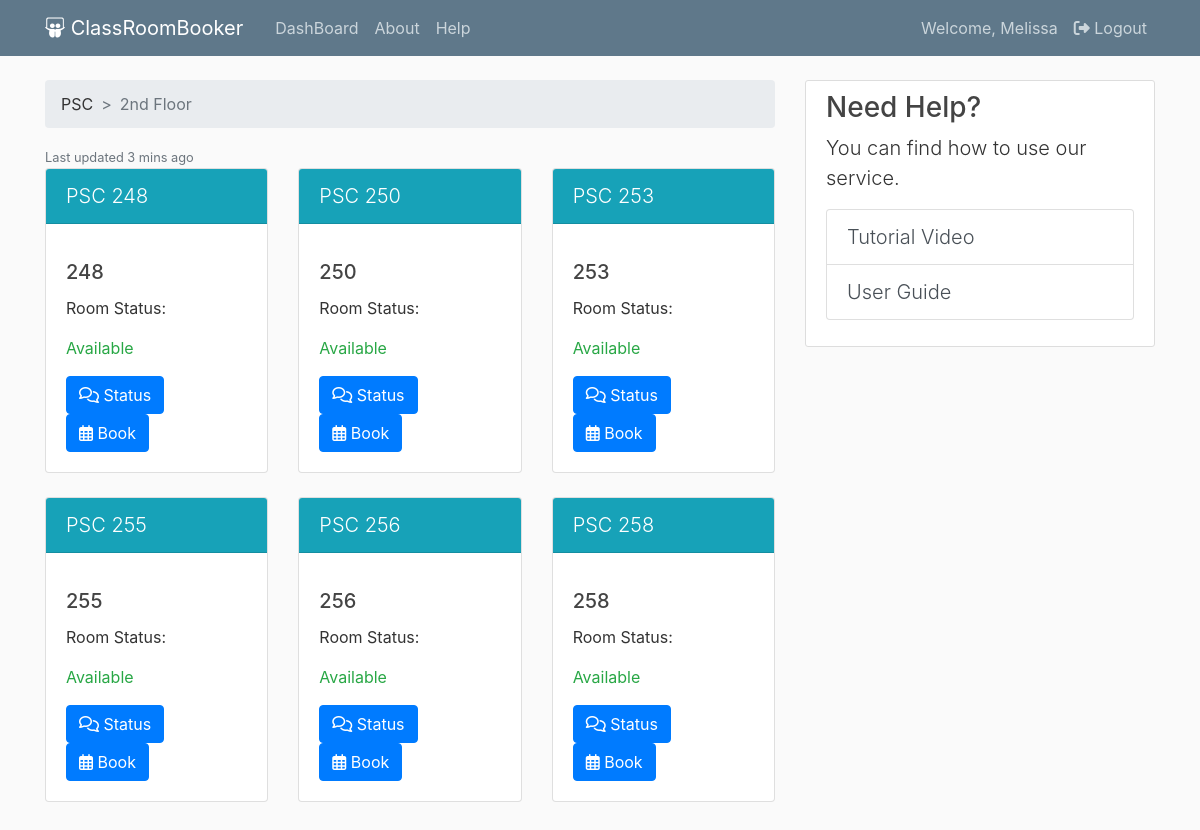
The app's page /home (signed in), older data.
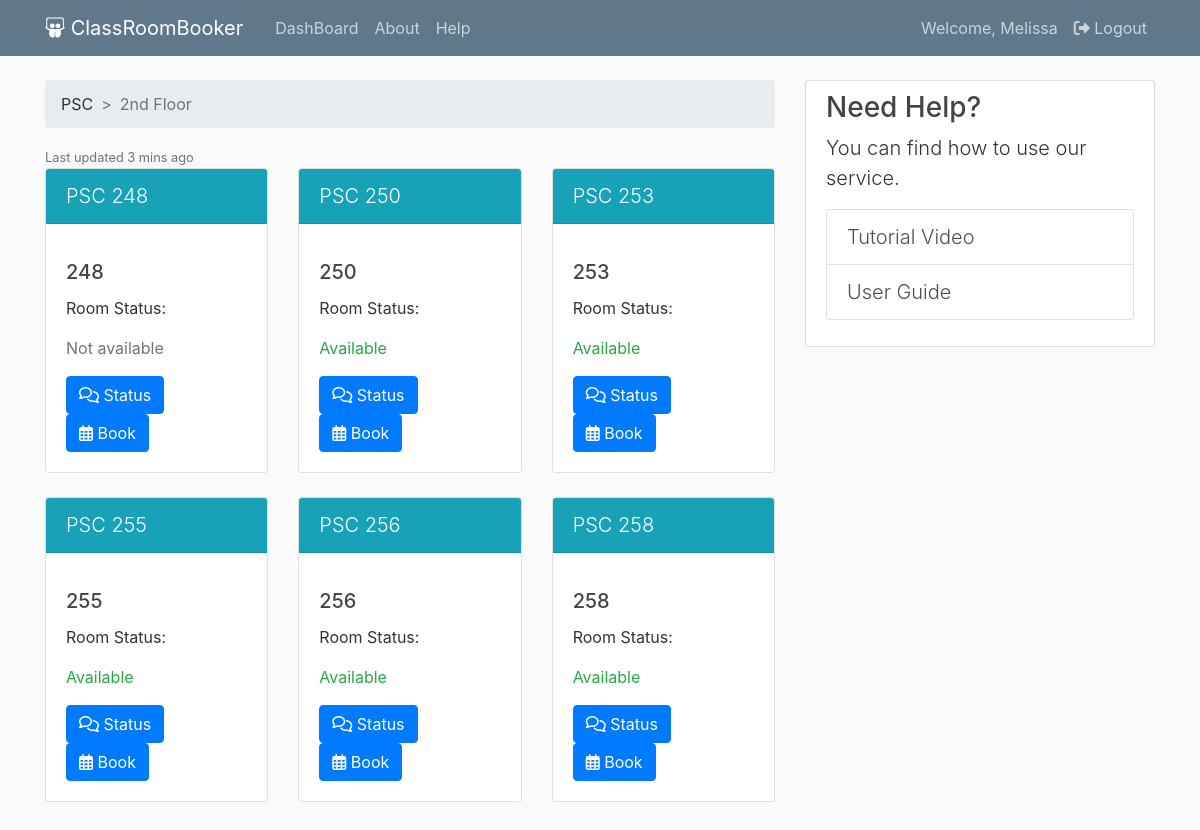
The same page, newer data.
### crb/routes.py (the view, shortened to what this page needs)
@app.route("/home", methods=['GET', 'POST'])
@login_required
def home():
    rule = request.url_rule
    classRooms = ClassRoom.query.all()
    form = BookForm()
    l = len(classRooms)
    m = l%3
    return render_template("home.html", title='Home', classRooms=classRooms, form=form, rule=rule, m=m, y=l-m,  f=l//3)

### crb/models.py (called while the page is built)
@login_manager.user_loader
def load_user(user_id):
    return User.query.get(int(user_id))

### crb/templates/home.html (shortened to what this page needs)
{% extends "layout.html" %}
{% block content %}
<nav aria-label="breadcrumb">
    <ol class="breadcrumb">
        <li class="breadcrumb-item">PSC</li>
        <li class="breadcrumb-item active" aria-current="page">2nd Floor</li>
    </ol>
</nav>
<div>
    <small class="text-muted">Last updated 3 mins ago</small>
</div>
{% for i in range(1, (f+1)) %}
{% set x = (loop.index * 3) %}
<div class="card-deck">
    <div class="card">
        <div class="card-header text-white bg-info mb-3 lead">PSC {{ classRooms[x - 3].roomNumber }}</div>
        <div class="card-body">
            <h5 class="card-title">{{classRooms[x-3].roomNumber}}</h5>
            <p class="card-text">Room Status: </p>
            {% if classRooms[x - 3].pending == True %}
            <p class="card-text text-warning">Request Pending</p>
            {% elif classRooms[x - 3].availability == True %}
            <p class="card-text text-success">Available</p>
            {% else %}
            <p class="card-text text-secondary">Not available</p>
            {% endif %}
            <button type="button" class="btn btn-primary" data-toggle="modal" data-target="#sharestatus"
                data-whatever1={{classRooms[x - 3].roomNumber}} data-whatever2={{classRooms[x - 3].id}}>
                <i class="far fa-comments"></i> Status</button>
            <button type="button" class="btn btn-primary book-btn" id="PSC_{{ classRooms[x - 3].roomNumber }}" data-toggle="modal" data-target="#roombooking">
                <i class="far fa-calendar-alt"></i> Book</button>
        </div>
    </div>
    <div class="card">
        <div class="card-header text-white bg-info mb-3 lead">PSC {{ classRooms[x - 2].roomNumber }}</div>
        <div class="card-body">
            <h5 class="card-title">{{classRooms[x-2].roomNumber}}</h5>
            <p class="card-text">Room Status: </p>
            {% if classRooms[x - 2].pending == True %}
            <p class="card-text text-warning">Request Pending</p>
            {% elif classRooms[x - 2].availability == True %}
            <p class="card-text text-success">Available</p>
            {% else %}
            <p class="card-text text-secondary">Not available</p>
            {% endif %}
            <button type="button" class="btn btn-primary" data-toggle="modal" data-target="#sharestatus"
                data-whatever1={{classRooms[x - 2].roomNumber}} data-whatever2={{classRooms[x - 2].id}}>
                <i class="far fa-comments"></i> Status</button>
            <button type="button" class="btn btn-primary book-btn" id="PSC_{{ classRooms[x - 2].roomNumber }}" data-toggle="modal" data-target="#roombooking">
                <i class="far fa-calendar-alt"></i> Book</button>
        </div>
    </div>
    <div class="card">
        <div class="card-header text-white bg-info mb-3 lead">PSC {{ classRooms[x - 1].roomNumber }}</div>
        <div class="card-body">
            <h5 class="card-title">{{classRooms[x-1].roomNumber}}</h5>
            <p class="card-text">Room Status: </p>
            {% if classRooms[x - 1].pending == True %}
            <p class="card-text text-warning">Request Pending</p>
            {% elif classRooms[x - 1].availability == True %}
            <p class="card-text text-success">Available</p>
            {% else %}
            <p class="card-text text-secondary">Not available</p>
            {% endif %}
            <button type="button" class="btn btn-primary" data-toggle="modal" data-target="#sharestatus"
                data-whatever1={{classRooms[x - 1].roomNumber}} data-whatever2={{classRooms[x - 1].id}}>
                <i class="far fa-comments"></i> Status</button>
            <button type="button" class="btn btn-primary book-btn" id="PSC_{{ classRooms[x - 1].roomNumber }}" data-toggle="modal" data-target="#roombooking">
                <i class="far fa-calendar-alt"></i> Book</button>
        </div>
    </div>
</div><br>
{% endfor %}
<br>
{% endblock content %}

Row changes from the older to the newer data that the page shows:
changed ClassRoom (number 1 of 6 on the later page): availability True → False (drawn)
Text that changed along with them:
list line gone: "Available"
new list line: "Not available"
